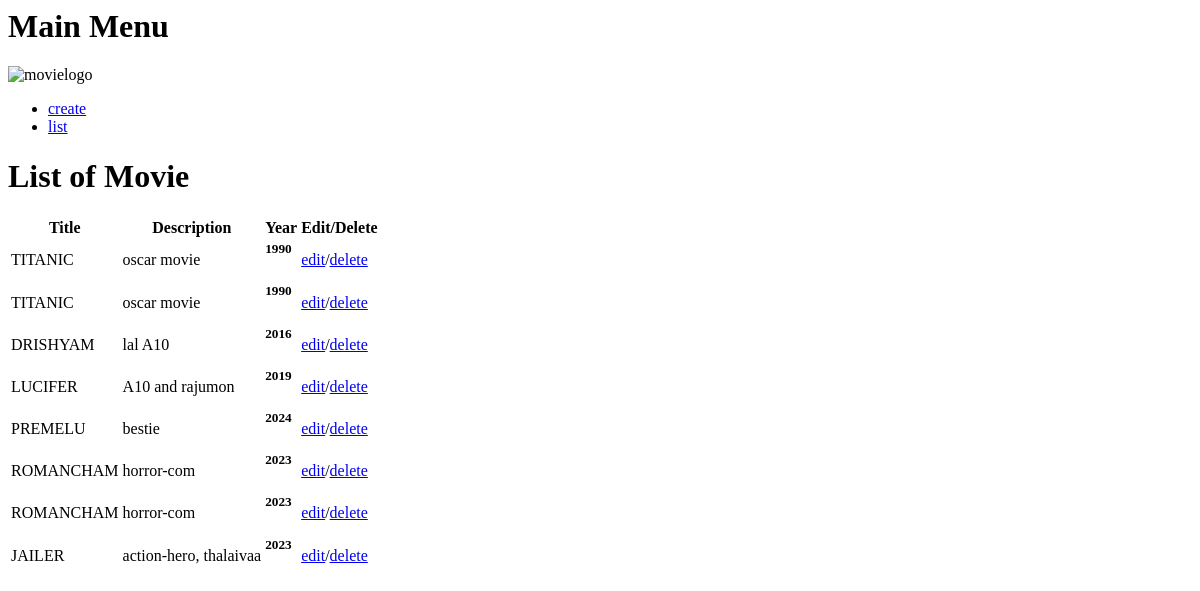
The page /movies/list/ on the database as committed earlier.
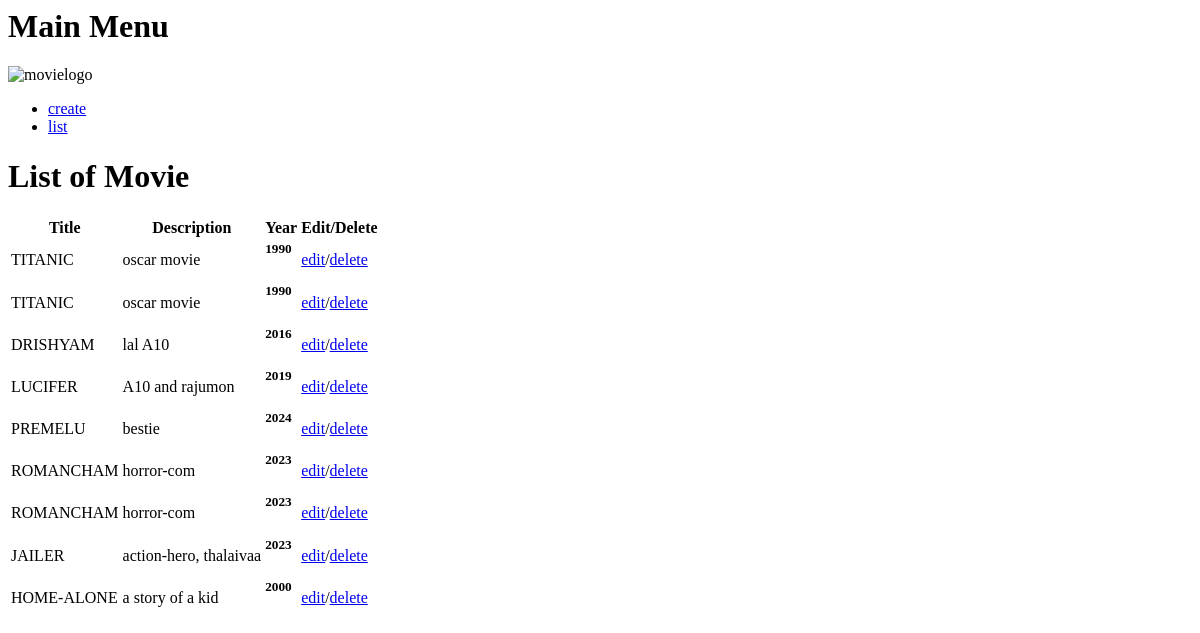
The same page on the database as committed later.
### movies/models.py (models this page shows)
class Movie_info(models.Model):
    title =  models.CharField(max_length=100)
    year = models.IntegerField(null = True)
    description = models.TextField()

### movies/views.py (the view)
# urls.py: path('list/', views.list, name='list'),
def list(request):
    movie_set = Movie_info.objects.all()  #fetching all the data from the database
    print(movie_set)
    return render(request, 'list.html', {'movies' : movie_set})

### templates/list.html
{% extends 'blank_layout.html' %}
{% load static %}
{% block content %}
    <h1>List of Movie</h1>
    <table>
        <tr><th>Title</th><th>Description</th><th>Year</th><th>Edit/Delete</th></tr>
        {% for movie_obj in movies %}
            <tr>
                <td><p>{{ movie_obj.title | upper }}</p></td>
                <td><p>{{ movie_obj.description | default:"No data Available" }}</p></td>
                <td><h5>{{ movie_obj.year }}</h5></td>
                <td><a href="{% url 'edit' movie_obj.id %}">edit</a>/<a href="{% url 'delete' movie_obj.id %}">delete</a></td>
            </tr>
        {% endfor %}
    </table>
{% endblock %}

Rows that differ between the two databases and show on the page:
added Movie_info: title "HOME-ALONE", description "a story of a kid", year "2000"
